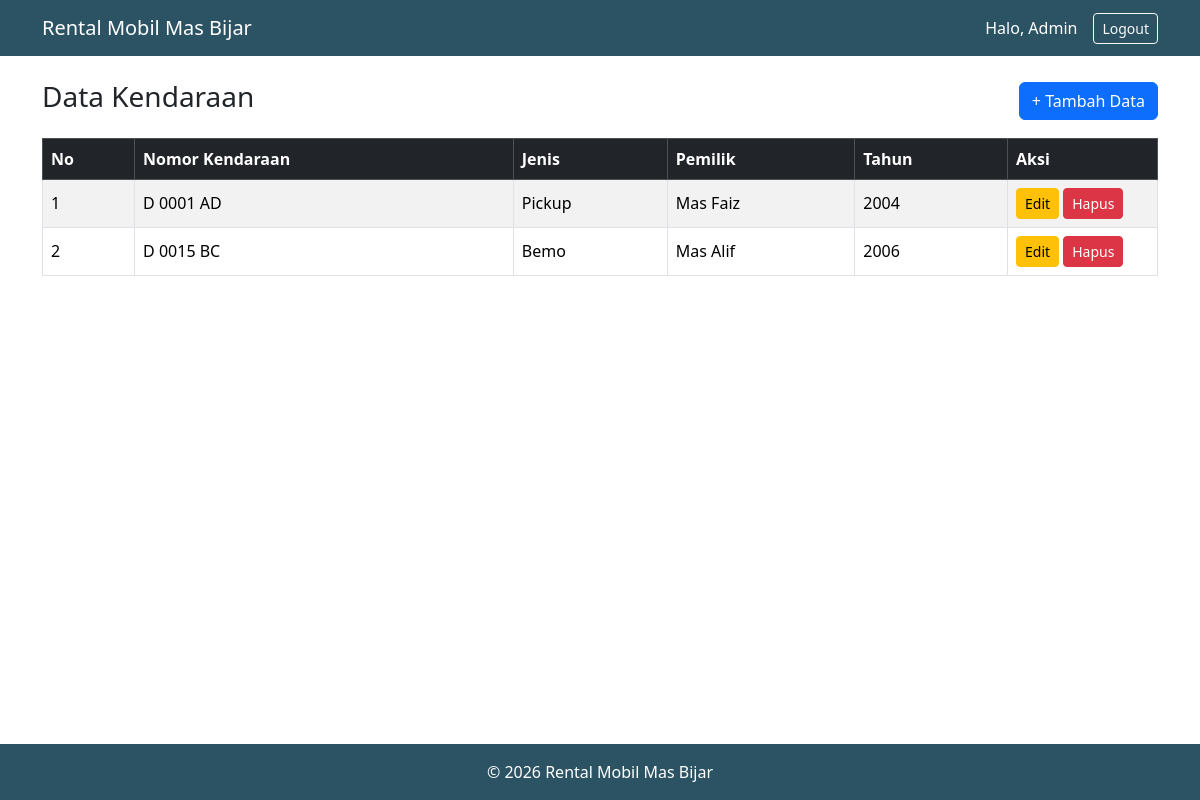
The page /kendaraan.php (signed in) on the database its author committed.
### tables this page shows
CREATE TABLE `mobil_010` (
  `no_id` int NOT NULL,
  `nomor_kendaraan` varchar(12) DEFAULT NULL,
  `jenis_kendaraan` enum('Sedan','Pickup','Truk','Bemo') DEFAULT NULL,
  `pemilik` varchar(50) DEFAULT NULL,
  `tahun_pembuatan` char(4) DEFAULT NULL
);

### kendaraan.php (the view, shortened to what this page needs)
<?php
include "auth.php";
include "header.php";
$data = mysqli_query($koneksi, "SELECT * FROM mobil_010 ORDER BY no_id ASC");
?>
<div class="d-flex justify-content-between align-items-center mb-3">
    <h3>Data Kendaraan</h3>
    <a href="tambah.php" class="btn btn-primary">+ Tambah Data</a>
</div>
<div class="table-responsive">
<table class="table table-bordered table-striped align-middle">
    <thead class="table-dark">
        <tr>
            <th>No</th>
            <th>Nomor Kendaraan</th>
            <th>Jenis</th>
            <th>Pemilik</th>
            <th>Tahun</th>
            <th width="150">Aksi</th>
        </tr>
    </thead>
    <tbody>
        <?php $no = 1; while ($row = mysqli_fetch_assoc($data)) { ?>
        <tr>
            <td><?php echo $no++; ?></td>
            <td><?php echo htmlspecialchars($row['nomor_kendaraan']); ?></td>
            <td><?php echo $row['jenis_kendaraan']; ?></td>
            <td><?php echo htmlspecialchars($row['pemilik']); ?></td>
            <td><?php echo $row['tahun_pembuatan']; ?></td>
            <td>
                <a href="edit.php?id=<?php echo $row['no_id']; ?>" class="btn btn-warning btn-sm">Edit</a>
                <a href="hapus.php?id=<?php echo $row['no_id']; ?>" class="btn btn-danger btn-sm"
                   onclick="return confirm('Yakin hapus data ini?')">Hapus</a>
            </td>
        </tr>
        <?php } ?>
    </tbody>
</table>
</div>
<?php
include "footer.php";
?>

### header.php (shortened to what this page needs)
<!DOCTYPE html>
<html lang="id">
<head>
    <link href="https://cdn.jsdelivr.net/npm/bootstrap@5.3.3/dist/css/bootstrap.min.css" rel="stylesheet">
    <link rel="stylesheet" href="Assets/CSS/style_crud.css">
</head>
<body class="d-flex flex-column min-vh-100">
<nav class="navbar navbar-expand-lg navbar-dark bg-tema">
    <div class="container">
        <a class="navbar-brand" href="kendaraan.php">Rental Mobil Mas Bijar</a>
        <div class="d-flex align-items-center text-white">
            <span class="me-3">Halo, <?php echo htmlspecialchars($_SESSION['nama']); ?></span>
            <a href="logout.php" class="btn btn-outline-light btn-sm">Logout</a>
        </div>
    </div>
</nav>
<main class="container my-4 flex-grow-1">

### footer.php (shortened to what this page needs)
</main>
<footer class="bg-tema text-white text-center py-3 mt-auto">
    &copy; <?php echo date('Y'); ?> Rental Mobil Mas Bijar
</footer>
</body>
</html>

### Assets/CSS/style_crud.css (style rules this page uses)
:root { --warna-utama: #2c5364; --warna-gelap: #203a43; }
.bg-tema { background-color: var(--warna-utama) !important; }

### rows shown on the page
mobil_010: nomor_kendaraan "D 0001 AD", jenis_kendaraan "Pickup", pemilik "Mas Faiz", tahun_pembuatan "2004"
mobil_010: nomor_kendaraan "D 0015 BC", jenis_kendaraan "Bemo", pemilik "Mas Alif", tahun_pembuatan "2006"

### other values the page prints
$_SESSION['nama'] "Admin"
